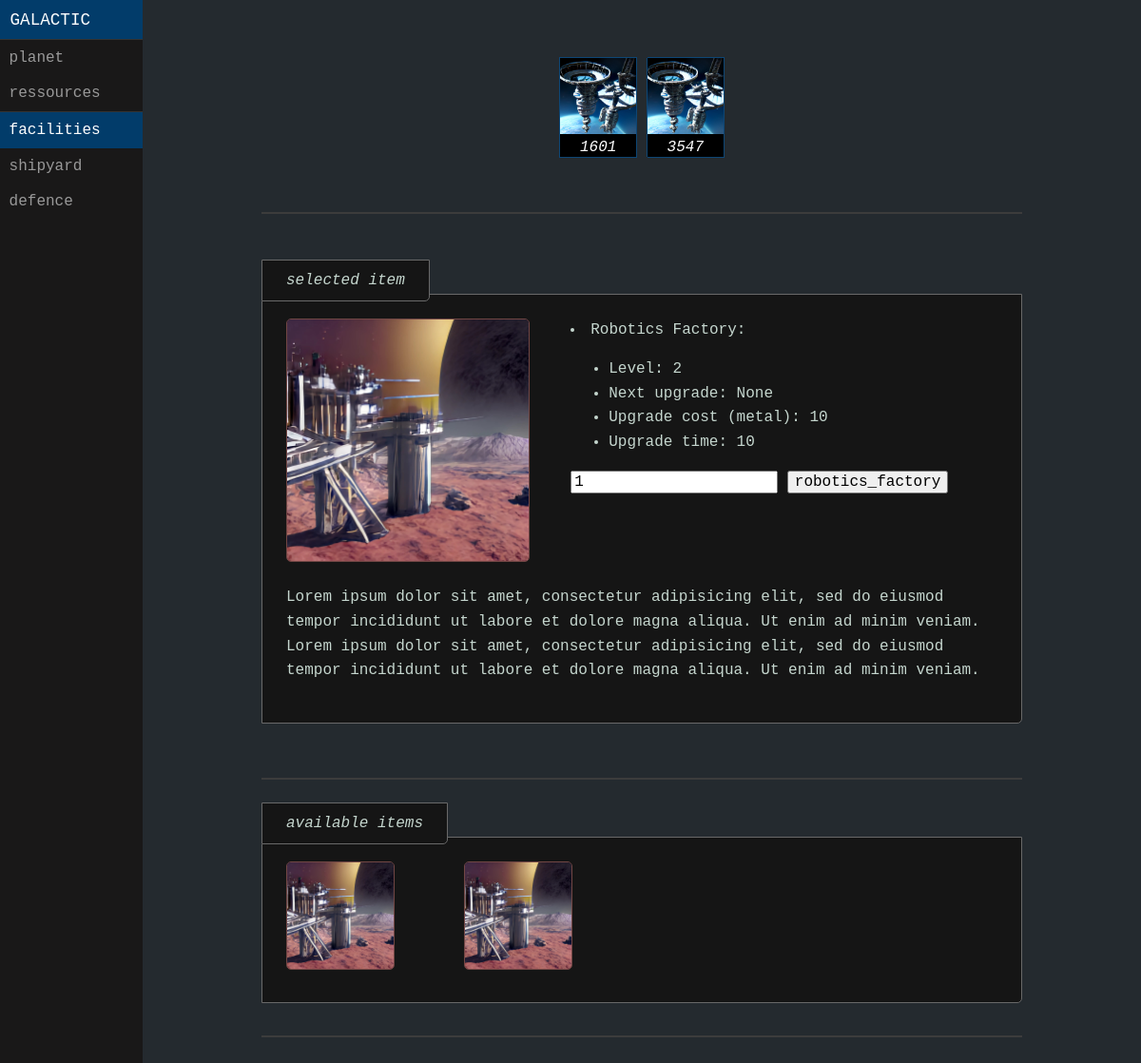
/galactic/1/facilities/, run on an earlier commit of the app's database.
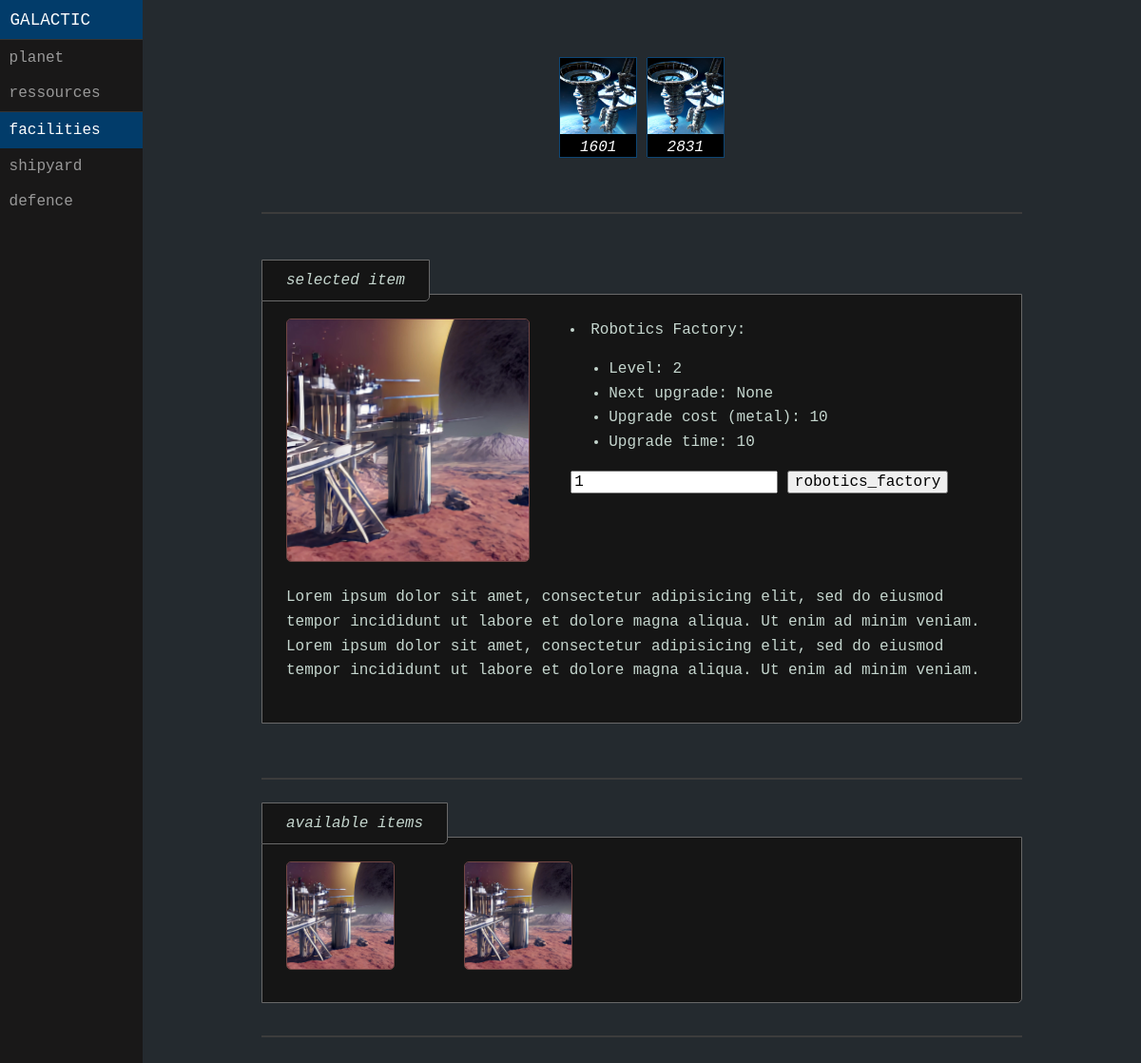
And on a later commit of the database.
### galactic/models.py (models this page shows, shortened)
class Planet(models.Model):
    discovered_date = models.DateTimeField('date discovered')
    energy = models.IntegerField(default=100)
    metal = models.IntegerField(default=30)
    solar_plant_level = models.IntegerField(default=1)
    solar_plant_production = models.IntegerField(default=10)
    solar_plant_next_upgrade = models.DateTimeField(null=True, blank=True)
    solar_plant_cost_upgrade_metal = models.IntegerField(default=10)
    solar_plant_upgrade_time = models.IntegerField(default=10)
    metal_mining_level = models.IntegerField(default=1)
    metal_mining_production = models.IntegerField(default=10)
    metal_mining_next_batch = models.DateTimeField(default=timezone.now())
    metal_mining_energy_consumption = models.IntegerField(default=10)
    metal_mining_next_upgrade = models.DateTimeField(null=True, blank=True)
    metal_mining_cost_upgrade_metal = models.IntegerField(default=10)
    metal_mining_upgrade_time = models.IntegerField(default=10)
    robotics_factory_level = models.IntegerField(default=1)
    robotics_factory_next_upgrade = models.DateTimeField(null=True, blank=True)
    robotics_factory_cost_upgrade_metal = models.IntegerField(default=10)
    robotics_factory_upgrade_time = models.IntegerField(default=10)
    shipyard_dock_level = models.IntegerField(default=1)
    shipyard_dock_next_upgrade = models.DateTimeField(null=True, blank=True)
    shipyard_dock_cost_upgrade_metal = models.IntegerField(default=10)
    shipyard_dock_upgrade_time = models.IntegerField(default=10)
    rocket_launcher_count = models.IntegerField(default=1)
    rocket_launcher_next_manufacture = models.DateTimeField(null=True, blank=True)
    rocket_launcher_cost_manufacture_metal = models.IntegerField(default=1000)
    rocket_launcher_manufacture_time = models.IntegerField(default=10)
    rocket_launcher_manufacture_amount = models.IntegerField(default=1)
    light_laser_count = models.IntegerField(default=1)
    light_laser_next_manufacture = models.DateTimeField(null=True, blank=True)
    light_laser_cost_manufacture_metal = models.IntegerField(default=1000)
    light_laser_manufacture_time = models.IntegerField(default=10)
    light_laser_manufacture_amount = models.IntegerField(default=1)
    light_fighter_count = models.IntegerField(default=1)
    light_fighter_next_manufacture = models.DateTimeField(null=True, blank=True)
    light_fighter_cost_manufacture_metal = models.IntegerField(default=1000)
    light_fighter_manufacture_time = models.IntegerField(default=10)
    light_fighter_manufacture_amount = models.IntegerField(default=1)
    heavy_fighter_count = models.IntegerField(default=1)
    heavy_fighter_next_manufacture = models.DateTimeField(null=True, blank=True)
    heavy_fighter_cost_manufacture_metal = models.IntegerField(default=1000)
    heavy_fighter_manufacture_time = models.IntegerField(default=10)
    heavy_fighter_manufacture_amount = models.IntegerField(default=1)

### galactic/views.py (the view)
# urls.py: path('<int:planet_id>/facilities/', views.facilities, name='facilities'),
def facilities(request, planet_id):
    try:
        planet = Planet.objects.get(pk=planet_id)
    except Planet.DoesNotExist:
        raise Http404("Ressource does not exist")
    return render(request, 'galactic/facilities.html', {'planet': planet})

### galactic/templates/galactic/facilities.html (shortened to what the changed rows need)
<!DOCTYPE html>
<html lang="en">
<head>
    {% load static %}
    <link rel="stylesheet" href="{% static 'galactic/pure-min.css' %}">
    <link rel="stylesheet" href="{% static 'galactic/styles.css' %}">
</head>
<body>
<div id="layout">
    <div id="main">
        <div class="header">
            <div class="container">
                <table class="pure-table inventar-table" style="color: white;">
                    <tbody>
                        <tr>
                            <td style="background-color: black; border-left: 1px solid #0d4675; border-right: 1px solid #0d4675;">{{ planet.energy }}</td>
                            <td style="border-bottom: 1px solid #242A2F;">&nbsp;</td>
                            <td style="background-color: black; border-left: 1px solid #0d4675; border-right: 1px solid #0d4675;">{{ planet.metal }}</td>
                        </tr>
                    </tbody>
                </table>
            </div>
        </div>
        <div class="content">
            <div id="Nature" class="picture showstuff" style="">
                <div class="pure-g">
                    <div class="pure-u-3-5">
                        <li>Robotics Factory:
                            <ul>
                                <li>Level: {{ planet.robotics_factory_level }}</li>
                                <li>Next upgrade: {{ planet.robotics_factory_next_upgrade }}</li>
                                <li>Upgrade cost (metal): {{ planet.robotics_factory_cost_upgrade_metal }}</li>
                                <li>Upgrade time: {{ planet.robotics_factory_upgrade_time }}</li>
                            </ul>
                        </li>
                    </div>
                </div>
            </div>
            <br>
            <br>
            <br>
        </div>
    </div>
</div>
</body>
</html>

What changed in the data, as far as the page shows it:
changed Planet "None": metal "3547" → "2831"
